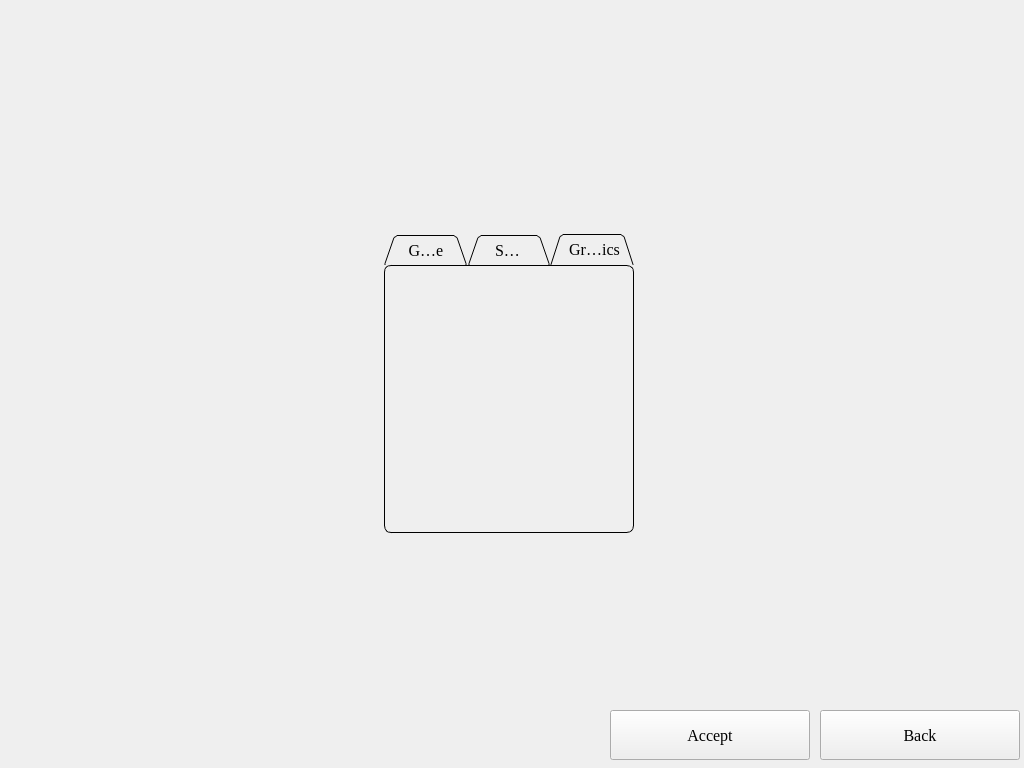
<?xml version="1.0" encoding="UTF-8"?>
<ui version="4.0">
 <class>OptionsWindow</class>
 <widget class="QWidget" name="OptionsWindow">
  <property name="geometry">
   <rect>
    <x>0</x>
    <y>0</y>
    <width>1024</width>
    <height>768</height>
   </rect>
  </property>
  <property name="windowTitle">
   <string>Options Window</string>
  </property>
  <property name="styleSheet">
   <string notr="true">QPushButton {background-image: url(gfx/button1.png);}
</string>
  </property>
  <widget class="QTabWidget" name="tabWidget">
   <property name="geometry">
    <rect>
     <x>384</x>
     <y>234</y>
     <width>250</width>
     <height>300</height>
    </rect>
   </property>
   <property name="sizePolicy">
    <sizepolicy hsizetype="Expanding" vsizetype="Expanding">
     <horstretch>250</horstretch>
     <verstretch>29</verstretch>
    </sizepolicy>
   </property>
   <property name="minimumSize">
    <size>
     <width>250</width>
     <height>300</height>
    </size>
   </property>
   <property name="maximumSize">
    <size>
     <width>250</width>
     <height>300</height>
    </size>
   </property>
   <property name="baseSize">
    <size>
     <width>250</width>
     <height>300</height>
    </size>
   </property>
   <property name="font">
    <font>
     <family>Times New Roman</family>
     <pointsize>12</pointsize>
    </font>
   </property>
   <property name="autoFillBackground">
    <bool>false</bool>
   </property>
   <property name="styleSheet">
    <string notr="true">QTabWidget::pane { margin: 0px,1px,1px,1px; border: 1px solid black; border-radius: 7px; padding: 1px;}
QWidget{background-color: transparent;}</string>
   </property>
   <property name="tabPosition">
    <enum>QTabWidget::North</enum>
   </property>
   <property name="tabShape">
    <enum>QTabWidget::Triangular</enum>
   </property>
   <property name="currentIndex">
    <number>2</number>
   </property>
   <property name="iconSize">
    <size>
     <width>20</width>
     <height>20</height>
    </size>
   </property>
   <property name="elideMode">
    <enum>Qt::ElideMiddle</enum>
   </property>
   <widget class="QWidget" name="gameTab">
    <attribute name="title">
     <string>   Game   </string>
    </attribute>
   </widget>
   <widget class="QWidget" name="soundTab">
    <attribute name="title">
     <string>  Sound   </string>
    </attribute>
   </widget>
   <widget class="QWidget" name="graphicsTab">
    <attribute name="title">
     <string> Graphics</string>
    </attribute>
   </widget>
  </widget>
  <widget class="QPushButton" name="backButton">
   <property name="geometry">
    <rect>
     <x>820</x>
     <y>710</y>
     <width>200</width>
     <height>50</height>
    </rect>
   </property>
   <property name="sizePolicy">
    <sizepolicy hsizetype="Fixed" vsizetype="Fixed">
     <horstretch>0</horstretch>
     <verstretch>0</verstretch>
    </sizepolicy>
   </property>
   <property name="minimumSize">
    <size>
     <width>200</width>
     <height>50</height>
    </size>
   </property>
   <property name="maximumSize">
    <size>
     <width>200</width>
     <height>50</height>
    </size>
   </property>
   <property name="font">
    <font>
     <family>Times New Roman</family>
     <pointsize>12</pointsize>
    </font>
   </property>
   <property name="text">
    <string>Back</string>
   </property>
  </widget>
  <widget class="QPushButton" name="acceptButton">
   <property name="geometry">
    <rect>
     <x>610</x>
     <y>710</y>
     <width>200</width>
     <height>50</height>
    </rect>
   </property>
   <property name="sizePolicy">
    <sizepolicy hsizetype="Fixed" vsizetype="Fixed">
     <horstretch>0</horstretch>
     <verstretch>0</verstretch>
    </sizepolicy>
   </property>
   <property name="minimumSize">
    <size>
     <width>200</width>
     <height>50</height>
    </size>
   </property>
   <property name="maximumSize">
    <size>
     <width>200</width>
     <height>50</height>
    </size>
   </property>
   <property name="font">
    <font>
     <family>Times New Roman</family>
     <pointsize>12</pointsize>
    </font>
   </property>
   <property name="text">
    <string>Accept</string>
   </property>
  </widget>
 </widget>
 <resources/>
 <connections/>
</ui>
